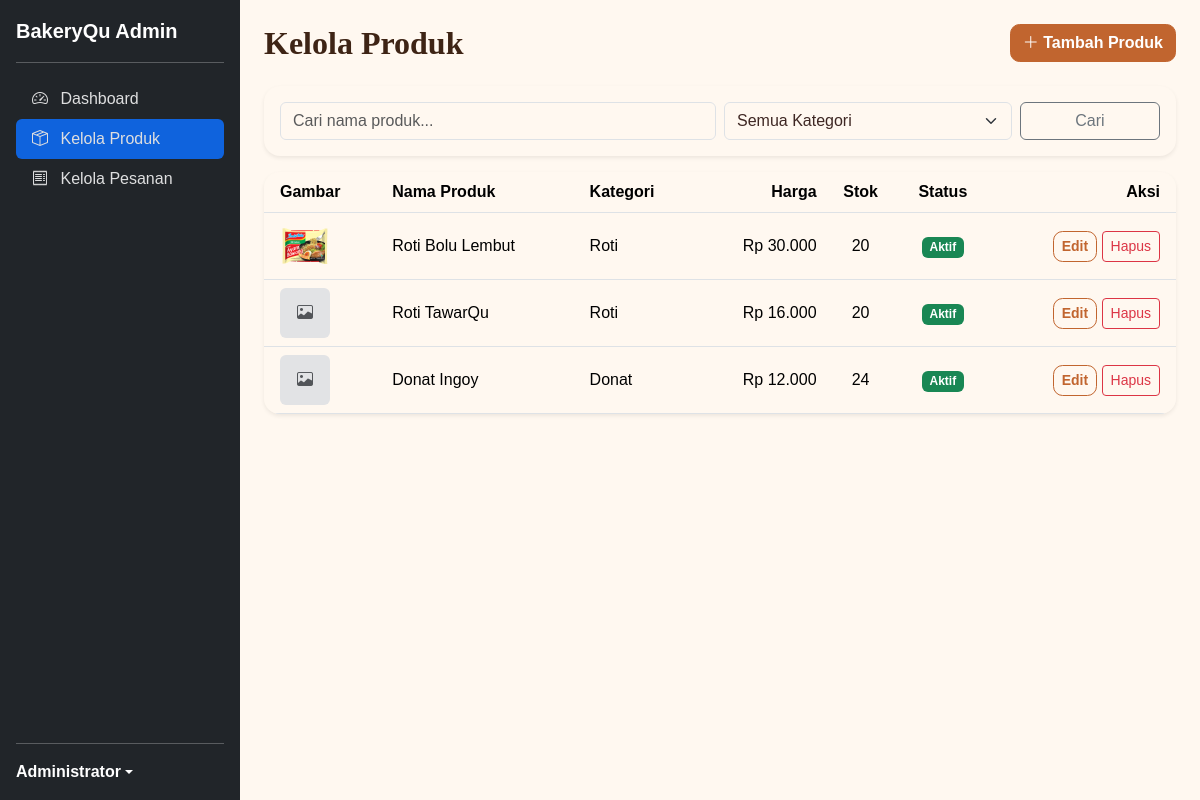
The app's page /public/admin/products (signed in) with its own data.
### tables this page shows
CREATE TABLE `products` (
  `id` int(11) NOT NULL,
  `category_id` int(11) NOT NULL,
  `name` varchar(150) NOT NULL,
  `slug` varchar(170) NOT NULL,
  `description` text DEFAULT NULL,
  `price` decimal(12,2) NOT NULL,
  `weight` int(11) NOT NULL COMMENT 'gram',
  `stock` int(11) NOT NULL DEFAULT 0,
  `image` varchar(255) DEFAULT NULL,
  `status` enum('active','inactive') DEFAULT 'active',
  `deleted_at` datetime DEFAULT NULL,
  `created_at` timestamp NOT NULL DEFAULT current_timestamp(),
  `updated_at` timestamp NOT NULL DEFAULT current_timestamp() ON UPDATE current_timestamp()
);

CREATE TABLE `categories` (
  `id` int(11) NOT NULL,
  `name` varchar(100) NOT NULL,
  `slug` varchar(120) NOT NULL,
  `created_at` timestamp NOT NULL DEFAULT current_timestamp()
);

### app/controllers/AdminProductController.php (called while the page is built, shortened)
<?php
require_once "../app/models/ProductModel.php";
class AdminProductController
{
    private $productModel;
    public function __construct()
    {
        $this->productModel = new ProductModel();
    }
    public function index()
    {
        $search = trim($_GET['search'] ?? '');
        $category = (int) ($_GET['category'] ?? 0);
        $products = $this->productModel->getAllProductsAdmin($search, $category);
        require_once "../app/views/admin_product/index.php";
    }
}

### app/models/ProductModel.php (called while the page is built, shortened)
<?php
require_once "../config/database.php";
class ProductModel
{
    private $conn;
    public function __construct()
    {
        $database = new Database();
        $this->conn = $database->connect();
    }
    public function getAllProductsAdmin($search = '', $category = 0)
    {
        $sql = "SELECT
                    p.*,
                    c.name AS category_name
                FROM products p
                INNER JOIN categories c
                    ON p.category_id = c.id
                WHERE p.deleted_at IS NULL";
        $params = [];
        $sql .= " ORDER BY p.created_at DESC";
        $statement = $this->conn->prepare($sql);
        $statement->execute();
        return $statement->fetchAll();
    }
}

### config/database.php (called while the page is built)
<?php
class Database
{
    private $host = "localhost";
    private $dbname = "bakeryqu_db";
    private $username = "root";
    private $password = "";
    private $connection;
    public function connect()
    {
        if ($this->connection === null) {
            try {
                $this->connection = new PDO(
                    "mysql:host={$this->host};dbname={$this->dbname};charset=utf8mb4",
                    $this->username,
                    $this->password
                );
                $this->connection->setAttribute(
                    PDO::ATTR_ERRMODE,
                    PDO::ERRMODE_EXCEPTION
                );
                $this->connection->setAttribute(
                    PDO::ATTR_DEFAULT_FETCH_MODE,
                    PDO::FETCH_ASSOC
                );
            } catch (PDOException $e) {
                die("Koneksi Database Gagal : " . $e->getMessage());
            }
        }
        return $this->connection;
    }
}

### app/views/admin_product/index.php (the view, shortened to what this page needs)
<?php
require_once "../app/views/layouts/admin_header.php";
?>
        <div class="d-flex justify-content-between align-items-center mb-4">
            <h2 class="fw-bold mb-0">Kelola Produk</h2>
            <a href="<?= BASE_URL ?>/admin/products/create" class="btn btn-primary">
                <i class="bi bi-plus-lg"></i> Tambah Produk
            </a>
        </div>
        <div class="card shadow-sm mb-3">
            <div class="card-body">
                <form action="<?= BASE_URL ?>/admin/products" method="GET" class="row g-2">
                    <div class="col-md-6">
                        <input
                            type="text"
                            name="search"
                            class="form-control"
                            placeholder="Cari nama produk..."
                            value="<?= htmlspecialchars($_GET['search'] ?? '') ?>">
                    </div>
                    <div class="col-md-4">
                        <select name="category" class="form-select">
                            <option value="0">Semua Kategori</option>
                        </select>
                    </div>
                    <div class="col-md-2">
                        <button type="submit" class="btn btn-outline-secondary w-100">Cari</button>
                    </div>
                </form>
            </div>
        </div>
        <div class="card shadow-sm">
            <div class="card-body p-0">
                <?php if (empty($products)): ?>
                    <p class="text-muted text-center py-5 mb-0">Belum ada produk.</p>
                <?php else: ?>
                    <table class="table align-middle mb-0">
                        <thead>
                            <tr>
                                <th class="ps-3">Gambar</th>
                                <th>Nama Produk</th>
                                <th>Kategori</th>
                                <th class="text-end">Harga</th>
                                <th class="text-center">Stok</th>
                                <th class="text-center">Status</th>
                                <th class="text-end pe-3">Aksi</th>
                            </tr>
                        </thead>
                        <tbody>
                            <?php foreach ($products as $product): ?>
                            <tr>
                                <td class="ps-3">
                                    <?php if (!empty($product['image'])): ?>
                                        <img
                                            src="<?= BASE_URL ?>/assets/uploads/products/<?= htmlspecialchars($product['image']) ?>"
                                            alt="<?= htmlspecialchars($product['name']) ?>"
                                            style="width: 50px; height: 50px; object-fit: cover; border-radius: 6px;">
                                    <?php else: ?>
                                        <div class="bg-secondary-subtle d-flex align-items-center justify-content-center" style="width: 50px; height: 50px; border-radius: 6px;">
                                            <i class="bi bi-image text-muted"></i>
                                        </div>
                                    <?php endif; ?>
                                </td>
                                <td><?= htmlspecialchars($product['name']) ?></td>
                                <td><?= htmlspecialchars($product['category_name']) ?></td>
                                <td class="text-end">Rp <?= number_format($product['price'], 0, ',', '.') ?></td>
                                <td class="text-center">
                                    <?= $product['stock'] ?>
                                </td>
                                <td class="text-center">
                                    <?php if ($product['status'] === 'active'): ?>
                                        <span class="badge bg-success">Aktif</span>
                                    <?php else: ?>
                                        <span class="badge bg-secondary">Nonaktif</span>
                                    <?php endif; ?>
                                </td>
                                <td class="text-end pe-3">
                                    <a href="<?= BASE_URL ?>/admin/products/edit/<?= $product['id'] ?>" class="btn btn-sm btn-outline-primary">
                                        Edit
                                    </a>
                                    <form
                                        action="<?= BASE_URL ?>/admin/products/delete/<?= $product['id'] ?>"
                                        method="POST"
                                        class="d-inline"
                                        onsubmit="return confirm('Yakin ingin menghapus produk ini?');">
                                        <button type="submit" class="btn btn-sm btn-outline-danger">
                                            Hapus
                                        </button>
                                    </form>
                                </td>
                            </tr>
                            <?php endforeach; ?>
                        </tbody>
                    </table>
                <?php endif; ?>
            </div>
        </div>
<?php
require_once "../app/views/layouts/admin_footer.php";
?>

### public/index.php (shortened to what this page needs)
<?php
$url = trim($_GET['url'] ?? '', '/');
switch ($url) {
    case 'admin/products':
        require_once "../app/controllers/AdminProductController.php";
        $controller = new AdminProductController();
        $controller->index();
        break;
}

### app/views/layouts/admin_header.php (shortened to what this page needs)
<!DOCTYPE html>
<html lang="id">
<head>
    <link
        href="https://cdn.jsdelivr.net/npm/bootstrap@5.3.8/dist/css/bootstrap.min.css"
        rel="stylesheet">
    <link
        rel="stylesheet"
        href="<?= BASE_URL ?>/assets/css/style.css">
    <link
        rel="stylesheet"
        href="https://cdn.jsdelivr.net/npm/bootstrap-icons@1.11.3/font/bootstrap-icons.min.css">
</head>
<body>
<div class="d-flex" id="adminWrapper">
    <?php require_once "../app/views/partials/sidebar.php"; ?>
    <div class="flex-grow-1" style="min-width: 0;">
        <main class="p-4">

### app/views/partials/sidebar.php (shortened to what this page needs)
<?php
$currentUrl = trim($_GET['url'] ?? '', '/');
function isActiveMenu($prefix, $currentUrl)
{
    return strpos($currentUrl, $prefix) === 0 ? 'active' : '';
}
?>
<div class="d-flex flex-column flex-shrink-0 p-3 bg-dark text-white admin-sidebar" style="width: 240px; min-height: 100vh;">
    <a href="<?= BASE_URL ?>/admin" class="d-flex align-items-center mb-3 mb-md-0 me-md-auto text-white text-decoration-none">
        <span class="fs-5 fw-bold">BakeryQu Admin</span>
    </a>
    <hr>
    <ul class="nav nav-pills flex-column mb-auto">
        <li class="nav-item">
            <a href="<?= BASE_URL ?>/admin" class="nav-link text-white <?= isActiveMenu('admin', $currentUrl) === 'active' && $currentUrl === 'admin' ? 'active' : '' ?>">
                <i class="bi bi-speedometer2 me-2"></i>
                Dashboard
            </a>
        </li>
        <li>
            <a href="<?= BASE_URL ?>/admin/products" class="nav-link text-white <?= isActiveMenu('admin/products', $currentUrl) ?>">
                <i class="bi bi-box-seam me-2"></i>
                Kelola Produk
            </a>
        </li>
        <li>
            <a href="<?= BASE_URL ?>/admin/orders" class="nav-link text-white <?= isActiveMenu('admin/orders', $currentUrl) ?>">
                <i class="bi bi-receipt me-2"></i>
                Kelola Pesanan
            </a>
        </li>
    </ul>
    <hr>
    <div class="dropdown">
        <a href="#" class="d-flex align-items-center text-white text-decoration-none dropdown-toggle" data-bs-toggle="dropdown">
            <strong><?= htmlspecialchars($_SESSION['user']['name']) ?></strong>
        </a>
    </div>
</div>

### app/views/layouts/admin_footer.php (shortened to what this page needs)
</main>
    </div>
</div>
</body>
</html>

### public/assets/css/style.css (style rules this page uses)
:root { --bakery-cream: #fff8f0; --bakery-cream-dark: #f3e4d0; --bakery-brown: #6b4226; --bakery-brown-dark: #3e2415; --bakery-terracotta: #c1652f; --bakery-terracotta-dark: #a54f21; --bakery-gold: #e8a33d; --bakery-text: #3e2723; --bs-primary: var(--bakery-terracotta); --bs-primary-rgb: 193, 101, 47; --bs-secondary: var(--bakery-brown); --bs-secondary-rgb: 107, 66, 38; --bs-body-font-family: "Poppins", sans-serif; --bs-body-color: var(--bakery-text); --bs-body-bg: var(--bakery-cream); --bs-link-color: var(--bakery-terracotta); --bs-link-hover-color: var(--bakery-terracotta-dark); }
body { min-height: 100vh; display: flex; flex-direction: column; background: var(--bakery-cream); }
main { flex: 1; }
h1, h2, h3, h4, h5, h6, .navbar-brand { font-family: "Fraunces", serif; color: var(--bakery-brown-dark); }
.btn-primary { background-color: var(--bakery-terracotta); border-color: var(--bakery-terracotta); font-weight: 600; border-radius: 0.6rem; }
.btn-outline-primary { color: var(--bakery-terracotta); border-color: var(--bakery-terracotta); border-radius: 0.6rem; font-weight: 600; }
.card { border: none; border-radius: 1rem; overflow: hidden; box-shadow: 0 4px 14px rgba(107, 66, 38, 0.08); transition: transform 0.2s ease, box-shadow 0.2s ease; }

### app/views/partials/sidebar.php (style rules this page uses)
.admin-sidebar .nav-link.active { background-color: #0d6efd; }
.admin-sidebar .nav-link { opacity: 0.85; }

### records on screen
products: image (picture), name "Roti Bolu Lembut", category.name "Roti", price "30.000", stock "20", status "Aktif"
products: name "Roti TawarQu", category.name "Roti", price "16.000", stock "20", status "Aktif"
products: name "Donat Ingoy", category.name "Donat", price "12.000", stock "24", status "Aktif"

### other values on screen
$_SESSION['user']['name'] "Administrator"
